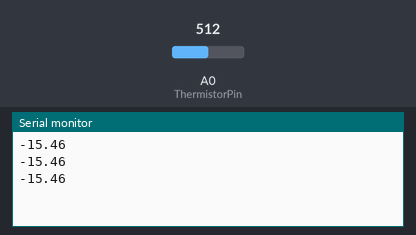
Bench run of a sketch on a simulated Arduino Uno, built with avr-gcc and run on an emulated ATmega328P. Parts: the last lines printed to the serial monitor. Inputs (shaded band) come from the test bench; at power-on: A0 (ThermistorPin) = 512.

Above: at 1.3 s.
1.4 s: A0 (ThermistorPin) set to 716
At 1.9 s:
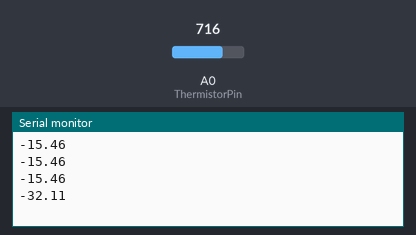
2.9 s: A0 (ThermistorPin) set to 900
At 3.4 s:
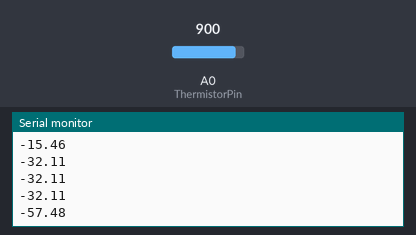
Timing chart, 0 to 5.9 s (numbered marks = the images above; inputs shaded):
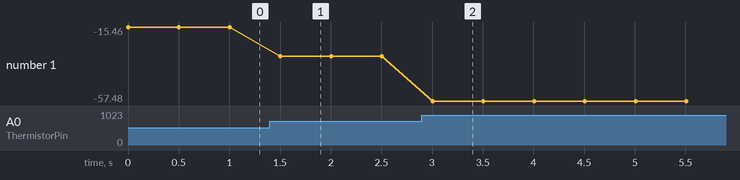

The sketch:

AnalogReadSerial.ino
```cpp
int ThermistorPin =0;
int Vo;
float R1 = 130000;
float logR2, R2, T;
float c1 = 1.009249522e-03, c2 = 2.378405444e-04, c3 = 2.019202697e-07;

void setup() {
Serial.begin(9600);
}

void loop() {

  Vo = analogRead(ThermistorPin);
  R2 = R1 * (1023.0 / (float)Vo - 1.0);
  logR2 = log(R2);
  T = (1.0 / (c1 + c2*logR2 + c3*logR2*logR2*logR2));
  T = ((T - 273.15)*-1)-47;
//  T = (T * 9.0)/ 5.0 + 32.0;

  Serial.println(T);

  delay(500);
}
```

Measured:
- after the input at 1.4 s, the serial monitor: prints a new line after 0.10 s (image 1)
- after the input at 2.9 s, the serial monitor: prints a new line after 0.11 s (image 2)
- plotted number 1: -15.46 → -32.11 after the input at 1.4 s, -32.11 → -57.48 after the input at 2.9 s
